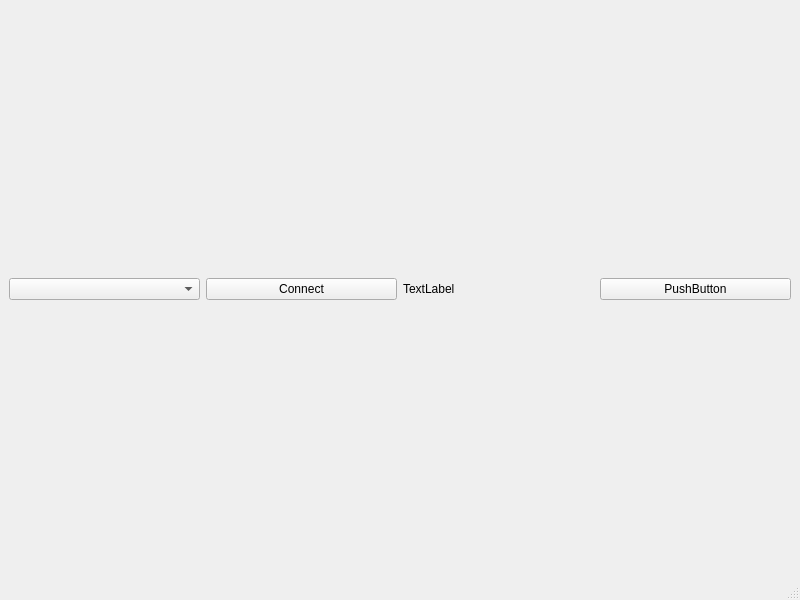
<?xml version="1.0" encoding="UTF-8"?>
<ui version="4.0">
 <class>MainWindow</class>
 <widget class="QMainWindow" name="MainWindow">
  <property name="geometry">
   <rect>
    <x>0</x>
    <y>0</y>
    <width>800</width>
    <height>600</height>
   </rect>
  </property>
  <property name="windowTitle">
   <string>MainWindow</string>
  </property>
  <widget class="QWidget" name="centralwidget">
   <layout class="QHBoxLayout" name="horizontalLayout">
    <item>
     <widget class="QComboBox" name="comboBox"/>
    </item>
    <item>
     <widget class="QPushButton" name="connectButton">
      <property name="text">
       <string>Connect</string>
      </property>
     </widget>
    </item>
    <item>
     <widget class="QLabel" name="label">
      <property name="text">
       <string>TextLabel</string>
      </property>
     </widget>
    </item>
    <item>
     <widget class="QPushButton" name="pushButton">
      <property name="text">
       <string>PushButton</string>
      </property>
     </widget>
    </item>
   </layout>
  </widget>
  <widget class="QMenuBar" name="menubar">
   <property name="geometry">
    <rect>
     <x>0</x>
     <y>0</y>
     <width>800</width>
     <height>21</height>
    </rect>
   </property>
  </widget>
  <widget class="QStatusBar" name="statusbar"/>
 </widget>
 <resources/>
 <connections/>
</ui>
